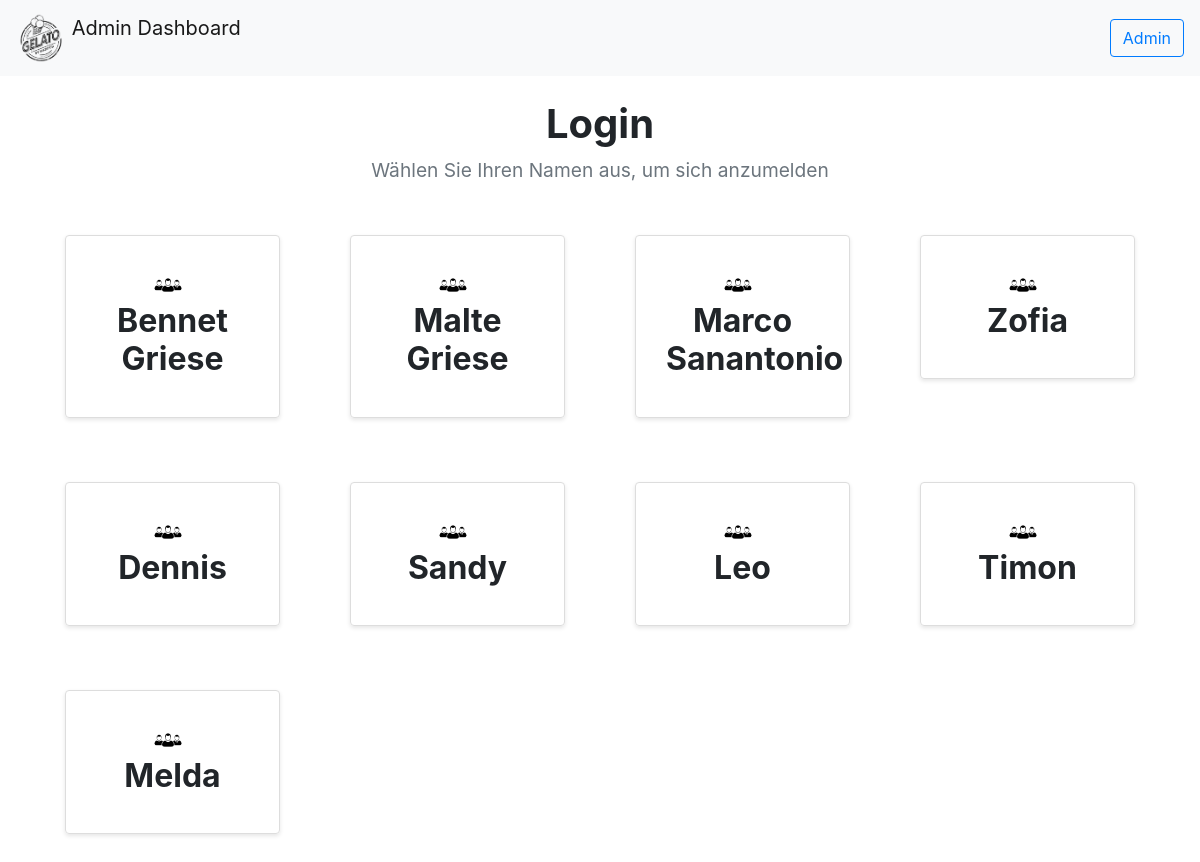
The page / on the database its author committed.
### app.py (models this page shows)
class Seller(db.Model):
    id = db.Column(db.Integer, primary_key=True)
    first_name = db.Column(db.String(50), nullable=False)
    last_name = db.Column(db.String(50), nullable=False)

### app.py (the view)
@app.route('/')
def index():
    sellers = Seller.query.all()
    return render_template('index.html', sellers=sellers)

### templates/index.html (shortened to what this page needs)
<!DOCTYPE html>
<html>
<head>
    <link rel="stylesheet" href="https://stackpath.bootstrapcdn.com/bootstrap/4.5.2/css/bootstrap.min.css">
</head>
<body>
<nav class="navbar navbar-expand-lg navbar-light bg-light">
    <a class="navbar-brand" href="#">
        <img src="{{ url_for('static', filename='logo.png') }}" class="d-inline-block align-top" alt="Logo">
        Admin Dashboard
    </a>
    <div class="collapse navbar-collapse" id="navbarNav">
        <button class="btn btn-outline-primary ml-auto" data-toggle="modal" data-target="#adminModal">Admin</button>
    </div>
</nav>
<div class="container mt-4">
    <div class="login-header">
        <h1>Login</h1>
        <p>Wählen Sie Ihren Namen aus, um sich anzumelden</p>
    </div>
    <div class="row">
        {% for seller in sellers %}
            <div class="col-lg-3 col-md-4 col-sm-6 col-xs-12 mb-4">
                <div class="panel" onclick="window.location.href='{{ url_for('login', seller_id=seller.id) }}'">
                    <img src="{{ url_for('static', filename='employee_icon.png') }}" class="employee-icon" alt="Employee Icon">
                    <h3>{{ seller.first_name }} {{ seller.last_name }}</h3>
                </div>
            </div>
        {% endfor %}
    </div>
</div>
</body>
</html>

### templates/index.html (style rules this page uses)
.panel { border: 1px solid #ddd; border-radius: 4px; box-shadow: 0 2px 4px rgba(0,0,0,0.1); padding: 30px; margin: 20px; transition: background-color 0.3s, box-shadow 0.3s; text-align: center; font-size: 1.5rem; }
.navbar-brand img { filter: invert(1); width: 50px; height: 50px; }
.login-header { text-align: center; margin-bottom: 30px; }
.login-header h1 { font-size: 2.5rem; font-weight: bold; }
.login-header p { font-size: 1.2rem; color: #6c757d; }
.panel h3 { font-size: 2rem; font-weight: bold; }
.navbar { display: flex; justify-content: center; }
.navbar-collapse { justify-content: center; }
.employee-icon { width: 30px; height: 30px; margin-right: 10px; vertical-align: middle; }

### rows shown on the page
Seller: first_name "Bennet", last_name "Griese"
Seller: first_name "Malte", last_name "Griese"
Seller: first_name "Marco", last_name "Sanantonio"
Seller: first_name "Zofia"
Seller: first_name "Dennis"
Seller: first_name "Sandy"
Seller: first_name "Leo"
Seller: first_name "Timon"
Seller: first_name "Melda"
